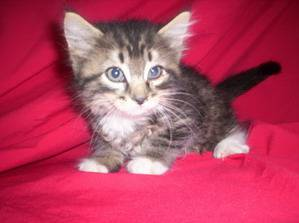
#> input picture Machine Learning Tutorials/PACKT_Machine_Learning/train/cat.10187.jpg, 299 x 223 px; its folder holds only this picture in this run
$ jupyter execute --allow-errors 'Cats&Dogs Classification w SVM.ipynb'   (shell and % lines are left out)   (older library calls are emulated)
#> lines starting #> are read from the running program, lines starting #| are printed output that depends on the picture
## Classifying images using SVM
### Import the digit image dataset

[cell 1]
import numpy as np
import sklearn as sk
import os
from PIL import Image
from PIL import ImageFilter
from sklearn.svm import SVC

[cell 2]
#get full dataset
train_images = [i for i in os.listdir('train')]
print(train_images[0])

#> (the rest of this cell did not finish here and is left out)

[cell 3]
#We create a variable labels to store the labels
labels=[]
for i in train_images:
        if 'dog' in i:
            labels.append(1)
        else:
            labels.append(0)

#### We then extract the features from the images using the pillow library
#### We then train the svm model

[cell 4]
features=[]
pixel_value=0

#Here we are using the default RBF kernel as it took less
#time on the training data

clf =  SVC()
#clf= SVC(kernel='linear')
#clf= SVC(kernel='poly')

for i in train_images:
    im = Image.open('train/'+i).convert('L')
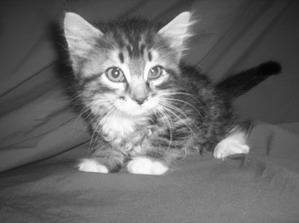
#> im: PIL image 299x223 L; min 3, max 255, mean 103.3
    size=64,64

    im = im.resize(size, Image.ANTIALIAS)
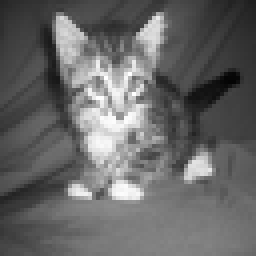
#> im: PIL image 64x64 L (shown 4 times larger); min 4, max 255, mean 103.3
    im =im.filter(ImageFilter.FIND_EDGES)
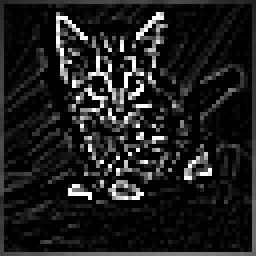
#> im: PIL image 64x64 L (shown 4 times larger); min 0, max 255, mean 29.7
    pixel_value=im.histogram()
#> pixel_value = 256 values, max 1862 at index 0, min 0 at index 132, mean 16
    features.append(pixel_value)

#Training the svm model
#> (the rest of this cell did not finish here and is left out)

$ run again, on Machine Learning Tutorials/PACKT_Machine_Learning/train/cat.1142.jpg
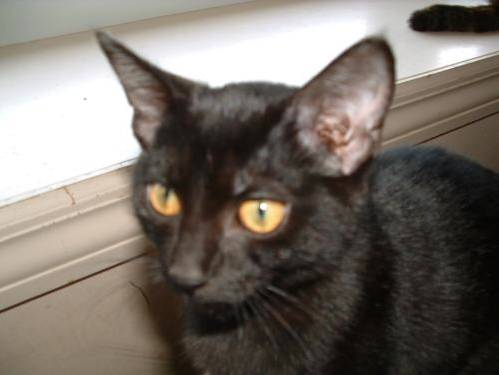
#> input picture Machine Learning Tutorials/PACKT_Machine_Learning/train/cat.1142.jpg, 499 x 375 px
#> `im = im.resize(size, Image.ANTIALIAS)`:
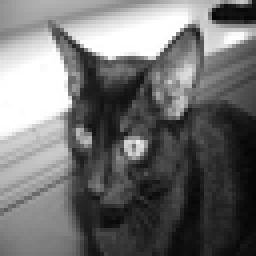
#> im: PIL image 64x64 L (shown 4 times larger); min 4, max 255, mean 112.5
#> `im =im.filter(ImageFilter.FIND_EDGES)`:
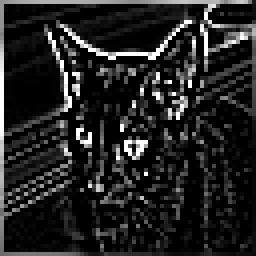
#> im: PIL image 64x64 L (shown 4 times larger); min 0, max 255, mean 34.8
#> pixel_value = 256 values, max 1842 at index 0, min 0 at index 138, mean 16

$ run again, on Machine Learning Tutorials/PACKT_Machine_Learning/train/cat.12448.jpg
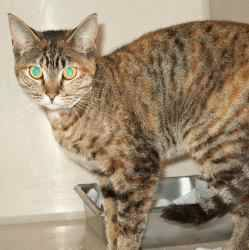
#> input picture Machine Learning Tutorials/PACKT_Machine_Learning/train/cat.12448.jpg, 249 x 250 px
#> `im = im.resize(size, Image.ANTIALIAS)`:
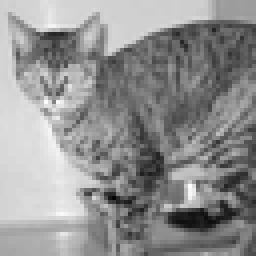
#> im: PIL image 64x64 L (shown 4 times larger); min 5, max 255, mean 144.7
#> `im =im.filter(ImageFilter.FIND_EDGES)`:
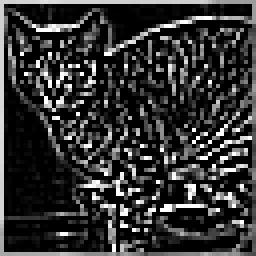
#> im: PIL image 64x64 L (shown 4 times larger); min 0, max 255, mean 51.3
#> pixel_value = 256 values, max 1895 at index 0, min 0 at index 225, mean 16

$ run again, on Machine Learning Tutorials/PACKT_Machine_Learning/train/cat.10260.jpg
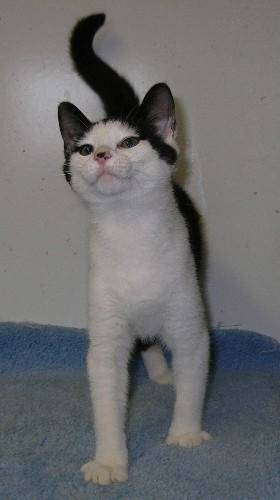
#> input picture Machine Learning Tutorials/PACKT_Machine_Learning/train/cat.10260.jpg, 280 x 500 px
#> `im = im.resize(size, Image.ANTIALIAS)`:
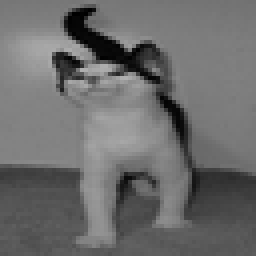
#> im: PIL image 64x64 L (shown 4 times larger); min 0, max 175, mean 108.2
#> `im =im.filter(ImageFilter.FIND_EDGES)`:
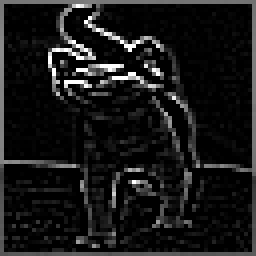
#> im: PIL image 64x64 L (shown 4 times larger); min 0, max 255, mean 24
#> pixel_value = 256 values, max 1875 at index 0, min 0 at index 140, mean 16
